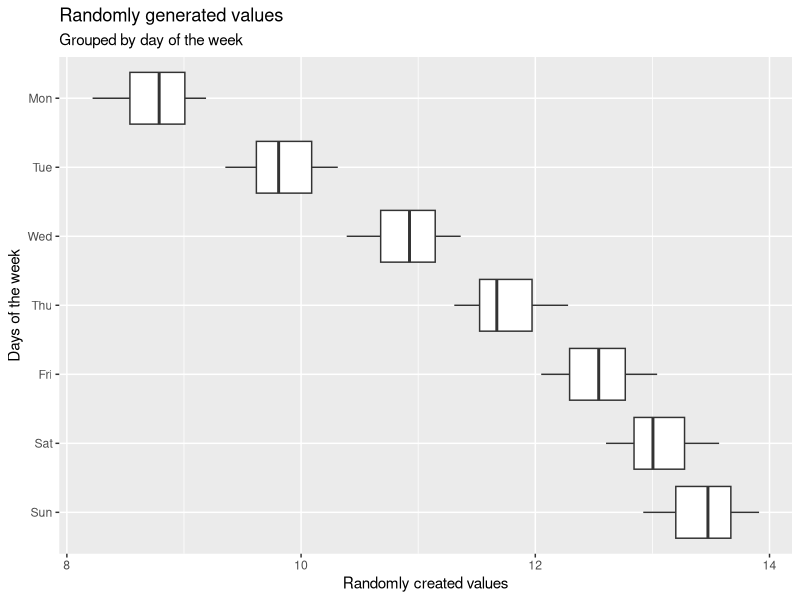

Write R code to recreate this figure.
# Generazione di numeri casuali e analisi per i giorni della settimana

# Numero di osservazioni casuali da generare
N = 100
# Numero di giorni in una settimana
days = 7

# Creazione di una matrice vuota con N righe e 7 colonne (una per ogni giorno)
data = matrix(0, ncol = days, nrow = N);

# Riempimento della matrice con valori casuali
# - Ogni colonna rappresenta un giorno della settimana
# - I valori sono generati con una sinusoide più un termine casuale
for (day in seq_len(days)) {
    data[, day] <- 7 + 6*sin(day/5) + runif(N) # runif(N) genera numeri casuali tra 0 e 1
}

# I dati sono organizzati in formato "wide", con ogni colonna rappresentante un giorno.
# Per facilitarne l'analisi, li convertiamo in formato "long" concatenandoli in un'unica colonna.
data_as_vector <- c(data)

# Creazione di un vettore con i nomi dei giorni della settimana
day_of_the_week <- c("Mon", "Tue", "Wed", "Thu", "Fri", "Sat", "Sun")

# Creazione di un data frame contenente i valori generati e il corrispondente giorno della settimana
data_long <- data.frame("Value" = data_as_vector, 
                        "Day" = rep(day_of_the_week, each = N))

# Alternativa con il pacchetto reshape2 (commentata):
# library(reshape2)
# data_long <- melt(data)

# Visualizzazione dei dati con ggplot2
library(ggplot2)

ggplot(data = data_long, aes(x = Day, y = Value)) + 
    geom_boxplot() +  # Creazione del boxplot per ogni giorno della settimana
    coord_flip() +    # Ruotiamo il grafico per leggibilità
    scale_x_discrete(limits = rev(day_of_the_week)) + # Ordiniamo i giorni dal lunedì alla domenica
    labs(y = "Randomly created values",
         x = "Days of the week", 
         title = "Randomly generated values",
         subtitle = "Grouped by day of the week")
